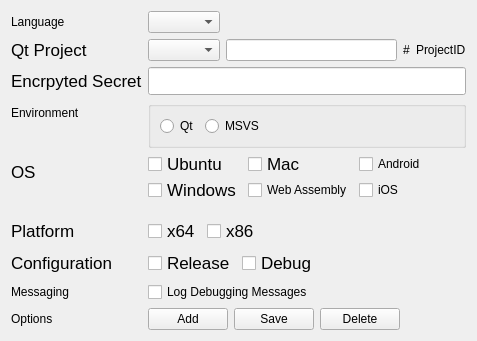
      <widget class="QWidget" name="tabSettings">
       <attribute name="title">
        <string>Settings</string>
       </attribute>
       <layout class="QVBoxLayout" name="verticalLayout_3">
        <item>
         <layout class="QFormLayout" name="formLayout">
          <item row="1" column="0">
           <widget class="QLabel" name="labelSettingsProjectBinLine">
            <property name="font">
             <font>
              <pointsize>13</pointsize>
             </font>
            </property>
            <property name="text">
             <string>Qt Project</string>
            </property>
           </widget>
          </item>
          <item row="1" column="1">
           <layout class="QHBoxLayout" name="horizontalLayoutSettingsProject">
            <item>
             <widget class="QComboBox" name="comboBoxSettingsProjects">
              <property name="minimumSize">
               <size>
                <width>0</width>
                <height>0</height>
               </size>
              </property>
              <property name="baseSize">
               <size>
                <width>0</width>
                <height>0</height>
               </size>
              </property>
              <property name="currentText">
               <string/>
              </property>
              <property name="sizeAdjustPolicy">
               <enum>QComboBox::AdjustToContents</enum>
              </property>
             </widget>
            </item>
            <item>
             <widget class="QLineEdit" name="lineEditSettingsQtProject">
              <property name="inputMask">
               <string notr="true"/>
              </property>
              <property name="text">
               <string notr="true"/>
              </property>
              <property name="placeholderText">
               <string notr="true"/>
              </property>
             </widget>
            </item>
            <item>
             <widget class="QLabel" name="labelSettingProjectIDSign">
              <property name="text">
               <string>#</string>
              </property>
             </widget>
            </item>
            <item>
             <widget class="QLabel" name="labelRecordIdSettings">
              <property name="text">
               <string notr="true">ProjectID</string>
              </property>
             </widget>
            </item>
           </layout>
          </item>
          <item row="2" column="0">
           <widget class="QLabel" name="labelSettingsSecret">
            <property name="font">
             <font>
              <pointsize>13</pointsize>
             </font>
            </property>
            <property name="text">
             <string>Encrpyted Secret</string>
            </property>
           </widget>
          </item>
          <item row="2" column="1">
           <widget class="QLineEdit" name="lineEditSettingsSecret">
            <property name="font">
             <font>
              <pointsize>13</pointsize>
             </font>
            </property>
            <property name="inputMask">
             <string notr="true"/>
            </property>
            <property name="text">
             <string notr="true"/>
            </property>
            <property name="placeholderText">
             <string notr="true"/>
            </property>
           </widget>
          </item>
          <item row="4" column="0">
           <widget class="QLabel" name="labelSettingsOS">
            <property name="font">
             <font>
              <pointsize>13</pointsize>
             </font>
            </property>
            <property name="text">
             <string>OS</string>
            </property>
           </widget>
          </item>
          <item row="4" column="1">
           <layout class="QGridLayout" name="gridLayoutSettingsOS">
            <item row="4" column="2">
             <widget class="QCheckBox" name="checkBoxSettingsiOS">
              <property name="text">
               <string>iOS</string>
              </property>
             </widget>
            </item>
            <item row="4" column="0">
             <widget class="QCheckBox" name="checkBoxSettingsWindows">
              <property name="font">
               <font>
                <pointsize>13</pointsize>
               </font>
              </property>
              <property name="text">
               <string>Windows</string>
              </property>
             </widget>
            </item>
            <item row="2" column="0">
             <widget class="QCheckBox" name="checkBoxSettingsUbuntu">
              <property name="font">
               <font>
                <pointsize>13</pointsize>
               </font>
              </property>
              <property name="text">
               <string>Ubuntu</string>
              </property>
             </widget>
            </item>
            <item row="4" column="1">
             <widget class="QCheckBox" name="checkBoxSettingsWebAssembly">
              <property name="text">
               <string>Web Assembly</string>
              </property>
             </widget>
            </item>
            <item row="2" column="2">
             <widget class="QCheckBox" name="checkBoxSettingsAndroid">
              <property name="text">
               <string>Android</string>
              </property>
             </widget>
            </item>
            <item row="2" column="1">
             <widget class="QCheckBox" name="checkBoxSettingsMac">
              <property name="font">
               <font>
                <pointsize>13</pointsize>
               </font>
              </property>
              <property name="text">
               <string>Mac</string>
              </property>
             </widget>
            </item>
            <item row="2" column="3">
             <spacer name="horizontalSpacerSettingsOS">
              <property name="orientation">
               <enum>Qt::Horizontal</enum>
              </property>
              <property name="sizeHint" stdset="0">
               <size>
                <width>40</width>
                <height>20</height>
               </size>
              </property>
             </spacer>
            </item>
           </layout>
          </item>
          <item row="5" column="0">
           <widget class="QLabel" name="labelSettingsPlatform">
            <property name="font">
             <font>
              <pointsize>13</pointsize>
             </font>
            </property>
            <property name="text">
             <string>Platform</string>
            </property>
           </widget>
          </item>
          <item row="5" column="1">
           <layout class="QHBoxLayout" name="horizontalLayoutSettingsPlatform">
            <item>
             <widget class="QCheckBox" name="checkBoxSettingsPlatformX64">
              <property name="font">
               <font>
                <pointsize>13</pointsize>
               </font>
              </property>
              <property name="text">
               <string>x64</string>
              </property>
             </widget>
            </item>
            <item>
             <widget class="QCheckBox" name="checkBoxSettingsPlatformX86">
              <property name="font">
               <font>
                <pointsize>13</pointsize>
               </font>
              </property>
              <property name="text">
               <string>x86</string>
              </property>
             </widget>
            </item>
            <item>
             <spacer name="horizontalSpacer">
              <property name="orientation">
               <enum>Qt::Horizontal</enum>
              </property>
              <property name="sizeHint" stdset="0">
               <size>
                <width>40</width>
                <height>20</height>
               </size>
              </property>
             </spacer>
            </item>
           </layout>
          </item>
          <item row="6" column="0">
           <widget class="QLabel" name="labelSettingsConfiguration">
            <property name="font">
             <font>
              <pointsize>13</pointsize>
             </font>
            </property>
            <property name="text">
             <string>Configuration</string>
            </property>
           </widget>
          </item>
          <item row="6" column="1">
           <layout class="QHBoxLayout" name="horizontalLayoutSettingsConfiguration">
            <item>
             <widget class="QCheckBox" name="checkBoxSettingsConfigurationRelease">
              <property name="font">
               <font>
                <pointsize>13</pointsize>
               </font>
              </property>
              <property name="text">
               <string>Release</string>
              </property>
             </widget>
            </item>
            <item>
             <widget class="QCheckBox" name="checkBoxSettingsConfigurationDebug">
              <property name="font">
               <font>
                <pointsize>13</pointsize>
               </font>
              </property>
              <property name="text">
               <string>Debug</string>
              </property>
             </widget>
            </item>
            <item>
             <spacer name="horizontalSpacerSettingsConfiguration">
              <property name="orientation">
               <enum>Qt::Horizontal</enum>
              </property>
              <property name="sizeHint" stdset="0">
               <size>
                <width>40</width>
                <height>20</height>
               </size>
              </property>
             </spacer>
            </item>
           </layout>
          </item>
          <item row="8" column="0">
           <widget class="QLabel" name="labelSettingsOptions">
            <property name="text">
             <string>Options</string>
            </property>
           </widget>
          </item>
          <item row="8" column="1">
           <layout class="QHBoxLayout" name="horizontalLayoutSettings">
            <item>
             <widget class="QPushButton" name="pushButtonSettingsAdd">
              <property name="text">
               <string>Add</string>
              </property>
             </widget>
            </item>
            <item>
             <widget class="QPushButton" name="pushButtonSettingsSave">
              <property name="text">
               <string>Save</string>
              </property>
             </widget>
            </item>
            <item>
             <widget class="QPushButton" name="pushButtonSettingsDelete">
              <property name="text">
               <string>Delete</string>
              </property>
             </widget>
            </item>
            <item>
             <spacer name="horizontalSpacerSettingsOptions">
              <property name="orientation">
               <enum>Qt::Horizontal</enum>
              </property>
              <property name="sizeHint" stdset="0">
               <size>
                <width>40</width>
                <height>20</height>
               </size>
              </property>
             </spacer>
            </item>
           </layout>
          </item>
          <item row="3" column="0">
           <widget class="QLabel" name="labelSettingsEnvironment">
            <property name="text">
             <string>Environment</string>
            </property>
           </widget>
          </item>
          <item row="3" column="1">
           <widget class="QGroupBox" name="groupBoxSettingsEnvironment">
            <property name="title">
             <string/>
            </property>
            <layout class="QHBoxLayout" name="horizontalLayout_2">
             <item>
              <widget class="QRadioButton" name="radioButtonSettingsEnvironmentQt">
               <property name="text">
                <string>Qt</string>
               </property>
              </widget>
             </item>
             <item>
              <widget class="QRadioButton" name="radioButtonSettingsEnvironmentVs">
               <property name="text">
                <string>MSVS</string>
               </property>
              </widget>
             </item>
             <item>
              <spacer name="horizontalSpacerSettingsEnvironment">
               <property name="orientation">
                <enum>Qt::Horizontal</enum>
               </property>
               <property name="sizeHint" stdset="0">
                <size>
                 <width>40</width>
                 <height>20</height>
                </size>
               </property>
              </spacer>
             </item>
            </layout>
           </widget>
          </item>
          <item row="7" column="0">
           <widget class="QLabel" name="labelSettingsMessaging">
            <property name="text">
             <string>Messaging</string>
            </property>
           </widget>
          </item>
          <item row="7" column="1">
           <layout class="QHBoxLayout" name="horizontalLayoutSettingsMessaging">
            <item>
             <widget class="QCheckBox" name="checkBoxSettignsMessaging">
              <property name="text">
               <string>Log Debugging Messages</string>
              </property>
             </widget>
            </item>
            <item>
             <spacer name="horizontalSpacerSettingsMessaging">
              <property name="orientation">
               <enum>Qt::Horizontal</enum>
              </property>
              <property name="sizeHint" stdset="0">
               <size>
                <width>40</width>
                <height>20</height>
               </size>
              </property>
             </spacer>
            </item>
           </layout>
          </item>
          <item row="0" column="0">
           <widget class="QLabel" name="labelSettingsLanguage">
            <property name="text">
             <string>Language</string>
            </property>
           </widget>
          </item>
          <item row="0" column="1">
           <layout class="QHBoxLayout" name="horizontalLayoutSettingsLanguage">
            <item>
             <widget class="QComboBox" name="comboBoxSettingsLanguage"/>
            </item>
            <item>
             <spacer name="horizontalSpacerSettingsLanguage">
              <property name="orientation">
               <enum>Qt::Horizontal</enum>
              </property>
              <property name="sizeHint" stdset="0">
               <size>
                <width>40</width>
                <height>20</height>
               </size>
              </property>
             </spacer>
            </item>
           </layout>
          </item>
         </layout>
        </item>
       </layout>
      </widget>
